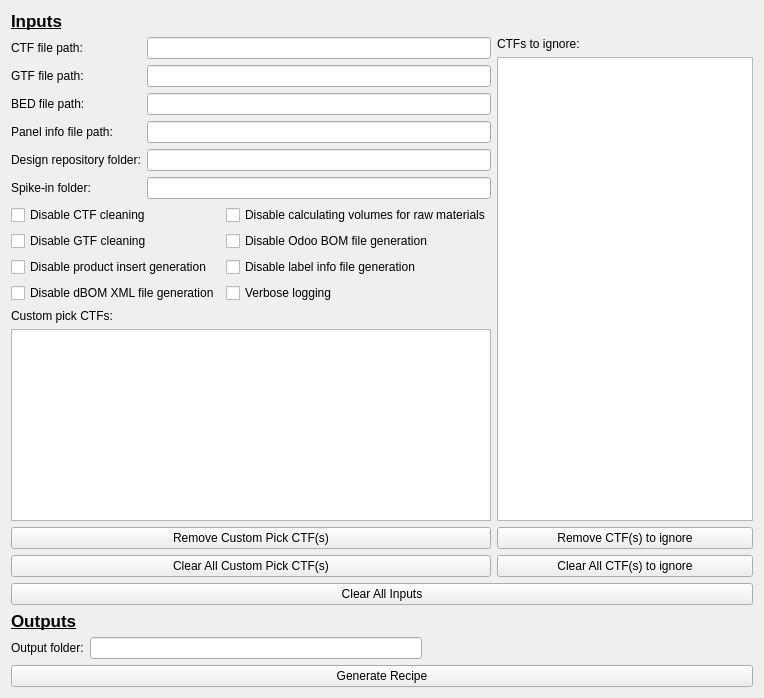
      <widget class="QWidget" name="tab_recipe_gen">
       <attribute name="title">
        <string>Recipe Generation</string>
       </attribute>
       <layout class="QGridLayout" name="grid_layout_tab_recipe_gen">
        <item row="0" column="0">
         <layout class="QVBoxLayout" name="vertical_layout_recipe_gen">
          <item>
           <layout class="QVBoxLayout" name="vertical_layout_recipe_gen_inputs">
            <item>
             <widget class="QLabel" name="label_recipe_gen_inputs">
              <property name="font">
               <font>
                <pointsize>13</pointsize>
                <bold>true</bold>
                <underline>true</underline>
               </font>
              </property>
              <property name="text">
               <string>Inputs</string>
              </property>
             </widget>
            </item>
            <item>
             <layout class="QHBoxLayout" name="horizontal_layout_recipe_gen_ins">
              <item>
               <layout class="QVBoxLayout" name="vertical_layout_recipe_gen_ins">
                <item>
                 <layout class="QGridLayout" name="grid_layout_recipe_gen_input_paths">
                  <item row="3" column="1">
                   <widget class="LineEditDnD" name="line_edit_panel_info_filepath"/>
                  </item>
                  <item row="2" column="0">
                   <widget class="QLabel" name="label_BED_filepath">
                    <property name="text">
                     <string>BED file path:</string>
                    </property>
                   </widget>
                  </item>
                  <item row="2" column="1">
                   <widget class="LineEditDnD" name="line_edit_BED_filepath"/>
                  </item>
                  <item row="0" column="0">
                   <widget class="QLabel" name="label_CTF_filepath">
                    <property name="text">
                     <string>CTF file path:</string>
                    </property>
                   </widget>
                  </item>
                  <item row="5" column="1">
                   <widget class="LineEditDnD" name="line_edit_spikein_folder"/>
                  </item>
                  <item row="1" column="0">
                   <widget class="QLabel" name="label_GTF_filepath">
                    <property name="text">
                     <string>GTF file path:</string>
                    </property>
                   </widget>
                  </item>
                  <item row="1" column="1">
                   <widget class="LineEditDnD" name="line_edit_GTF_filepath"/>
                  </item>
                  <item row="3" column="0">
                   <widget class="QLabel" name="label_panel_info_filepath">
                    <property name="text">
                     <string>Panel info file path:</string>
                    </property>
                   </widget>
                  </item>
                  <item row="0" column="1">
                   <widget class="LineEditDnD" name="line_edit_CTF_filepath"/>
                  </item>
                  <item row="5" column="0">
                   <widget class="QLabel" name="label_spikein_folder">
                    <property name="text">
                     <string>Spike-in folder:</string>
                    </property>
                   </widget>
                  </item>
                  <item row="4" column="0">
                   <widget class="QLabel" name="label_design_repo_folder">
                    <property name="text">
                     <string>Design repository folder:</string>
                    </property>
                   </widget>
                  </item>
                  <item row="4" column="1">
                   <widget class="LineEditDnD" name="line_edit_design_repo_folder"/>
                  </item>
                 </layout>
                </item>
                <item>
                 <layout class="QGridLayout" name="grid_layout_recipe_gen_toggleables">
                  <item row="1" column="1">
                   <widget class="QCheckBox" name="check_box_disable_oddo_bom_file_gen">
                    <property name="text">
                     <string>Disable Odoo BOM file generation</string>
                    </property>
                   </widget>
                  </item>
                  <item row="0" column="1">
                   <widget class="QCheckBox" name="check_box_disable_calc_vols_for_raw_mats">
                    <property name="text">
                     <string>Disable calculating volumes for raw materials</string>
                    </property>
                   </widget>
                  </item>
                  <item row="3" column="0">
                   <widget class="QCheckBox" name="check_box_disable_dbom_xml_file_gen">
                    <property name="text">
                     <string>Disable dBOM XML file generation</string>
                    </property>
                   </widget>
                  </item>
                  <item row="0" column="0">
                   <widget class="QCheckBox" name="check_box_disable_CTF_cleaning">
                    <property name="text">
                     <string>Disable CTF cleaning</string>
                    </property>
                   </widget>
                  </item>
                  <item row="2" column="0">
                   <widget class="QCheckBox" name="check_box_disable_prod_insert_gen">
                    <property name="text">
                     <string>Disable product insert generation</string>
                    </property>
                   </widget>
                  </item>
                  <item row="1" column="0">
                   <widget class="QCheckBox" name="check_box_disable_GTF_cleaning">
                    <property name="text">
                     <string>Disable GTF cleaning</string>
                    </property>
                   </widget>
                  </item>
                  <item row="2" column="1">
                   <widget class="QCheckBox" name="check_box_disable_label_info_file_gen">
                    <property name="text">
                     <string>Disable label info file generation</string>
                    </property>
                   </widget>
                  </item>
                  <item row="3" column="1">
                   <widget class="QCheckBox" name="check_box_verbose_logging">
                    <property name="text">
                     <string>Verbose logging</string>
                    </property>
                   </widget>
                  </item>
                 </layout>
                </item>
                <item>
                 <widget class="QLabel" name="label_custom_pick_CTFS">
                  <property name="text">
                   <string>Custom pick CTFs:</string>
                  </property>
                 </widget>
                </item>
                <item>
                 <widget class="ListViewDnD" name="list_view_custom_pick_CTFS"/>
                </item>
                <item>
                 <widget class="QPushButton" name="btn_remove_custom_pick_CTF">
                  <property name="text">
                   <string>Remove Custom Pick CTF(s)</string>
                  </property>
                 </widget>
                </item>
                <item>
                 <widget class="QPushButton" name="btn_clr_all_custom_pick_CTFS">
                  <property name="text">
                   <string>Clear All Custom Pick CTF(s)</string>
                  </property>
                 </widget>
                </item>
               </layout>
              </item>
              <item>
               <layout class="QVBoxLayout" name="vertical_layout_CTFS_to_ignore">
                <item>
                 <widget class="QLabel" name="label_CTFS_to_ignore">
                  <property name="text">
                   <string>CTFs to ignore:</string>
                  </property>
                 </widget>
                </item>
                <item>
                 <widget class="ListViewDnD" name="list_view_CTFS_to_ignore"/>
                </item>
                <item>
                 <widget class="QPushButton" name="btn_remove_CTF_to_ignore">
                  <property name="text">
                   <string>Remove CTF(s) to ignore</string>
                  </property>
                 </widget>
                </item>
                <item>
                 <widget class="QPushButton" name="btn_clr_all_CTFS_to_ignore">
                  <property name="text">
                   <string>Clear All CTF(s) to ignore</string>
                  </property>
                 </widget>
                </item>
               </layout>
              </item>
             </layout>
            </item>
           </layout>
          </item>
          <item>
           <widget class="QPushButton" name="btn_clr_all_ins_recipe_gen">
            <property name="text">
             <string>Clear All Inputs</string>
            </property>
           </widget>
          </item>
          <item>
           <layout class="QVBoxLayout" name="vertical_layout_recipe_gen_outputs">
            <item>
             <widget class="QLabel" name="label_recipe_gen_outputs">
              <property name="font">
               <font>
                <pointsize>13</pointsize>
                <bold>true</bold>
                <underline>true</underline>
               </font>
              </property>
              <property name="text">
               <string>Outputs</string>
              </property>
             </widget>
            </item>
            <item>
             <layout class="QHBoxLayout" name="horizontal_layout_recipe_gen_outputs">
              <item>
               <widget class="QLabel" name="label_recipe_gen_output_folder">
                <property name="text">
                 <string>Output folder:</string>
                </property>
               </widget>
              </item>
              <item>
               <widget class="LineEditDnD" name="line_edit_recipe_gen_output_folder"/>
              </item>
              <item>
               <spacer name="horizontal_spacer_recipe_gen_outputs">
                <property name="orientation">
                 <enum>Qt::Horizontal</enum>
                </property>
                <property name="sizeHint" stdset="0">
                 <size>
                  <width>40</width>
                  <height>20</height>
                 </size>
                </property>
               </spacer>
              </item>
             </layout>
            </item>
           </layout>
          </item>
          <item>
           <widget class="QPushButton" name="btn_gen_recipe">
            <property name="text">
             <string>Generate Recipe</string>
            </property>
           </widget>
          </item>
         </layout>
        </item>
       </layout>
      </widget>
